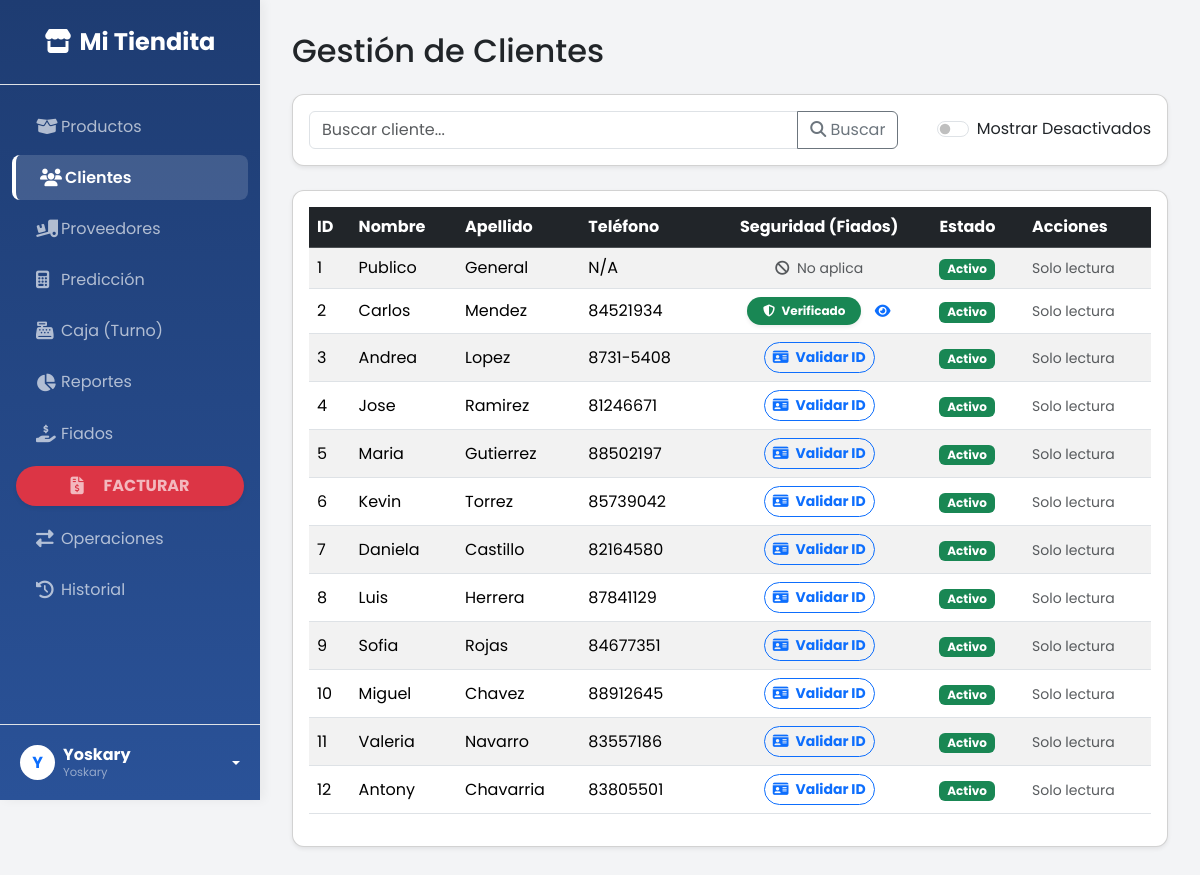
The app's page /clientes/ (signed in) with its own data.
### tienda/models.py (models this page shows, shortened)
class Clientes(models.Model):
    id_cliente = models.IntegerField(db_column='id_cliente', primary_key=True)
    nombre = models.CharField(db_column='nombre', max_length=100)
    apellido = models.CharField(db_column='apellido', max_length=100, blank=True, null=True)
    correo = models.CharField(db_column='correo', max_length=150, blank=True, null=True)
    activo = models.BooleanField(db_column='activo', default=True)
    esocasional = models.BooleanField(db_column='EsOcasional', default=False)
    class Meta:
        managed = True
        db_table = 'Clientes'

class ClienteTelefono(models.Model):
    id_telefonocli = models.AutoField(db_column='id_telefonoCli', primary_key=True)
    id_cliente = models.ForeignKey(Clientes, models.DO_NOTHING, db_column='id_cliente')
    numero_telefono_c = models.CharField(db_column='numero_telefono_C', max_length=20)
    class Meta:
        managed = True
        db_table = 'ClienteTelefono'

### tienda/views.py (the view)
    def wrapper(request, *args, **kwargs):
        if 'user_id' not in request.session:
            return redirect('login')
        return view_func(request, *args, **kwargs)

### tienda/views.py (called while the page is built)
def login_requerido(view_func):
    def wrapper(request, *args, **kwargs):
        if 'user_id' not in request.session:
            return redirect('login')
        return view_func(request, *args, **kwargs)
    return wrapper

### tienda/templates/tienda/clientes.html (shortened to what this page needs)
{% extends 'tienda/base.html' %}
{% block content %}
    <div class="d-flex justify-content-between align-items-center mb-3">
        <h1 class="h2">Gestión de Clientes</h1>
    </div>
    <div class="card shadow-sm mb-4">
        <div class="card-body">
            <form method="GET" action="{% url 'clientes_lista' %}" class="d-flex justify-content-between">
                <div class="input-group" style="width: 70%;">
                    <input type="text" class="form-control" placeholder="Buscar cliente..." name="q" value="{{ search_query }}">
                    <button class="btn btn-outline-secondary" type="submit"><i class="fas fa-search"></i> Buscar</button>
                </div>
                <div class="form-check form-switch align-self-center">
                    <input class="form-check-input" type="checkbox" id="mostrar_desactivados" name="mostrar_desactivados" value="true" {% if mostrando_desactivados %}checked{% endif %} onchange="this.form.submit()">
                    <label class="form-check-label" for="mostrar_desactivados">Mostrar Desactivados</label>
                </div>
            </form>
        </div>
    </div>
    <div class="card shadow-sm">
        <div class="card-body">
            <div class="table-responsive">
                <table class="table table-striped table-hover align-middle">
                    <thead class="table-dark">
                        <tr>
                            <th>ID</th>
                            <th>Nombre</th>
                            <th>Apellido</th>
                            <th>Teléfono</th>
                            <th class="text-center">Seguridad (Fiados)</th>
                            <th>Estado</th>
                            <th>Acciones</th>
                        </tr>
                    </thead>
                    <tbody>
                        {% for c in clientes %}
                        <tr {% if not c.Activo %}class="opacity-50"{% endif %}>
                            <td>{{ c.Id_Cliente }}</td>
                            <td>{% if not c.Activo %}<s>{{ c.Nombre }}</s>{% else %}{{ c.Nombre }}{% endif %}</td>
                            <td>{{ c.Apellido }}</td>
                            <td>{{ c.Telefonos|default:"N/A" }}</td>
                            <td class="text-center">
                                {% if c.Id_Cliente == 1 %}
                                    <span class="text-muted small italic"><i class="fas fa-ban me-1"></i> No aplica</span>
                                {% else %}
                                    {% if c.Tiene_Identidad %}
                                        <span class="badge bg-success py-2 px-3 shadow-sm rounded-pill" title="Cliente apto para solicitar fiados">
                                            <i class="fas fa-shield-alt me-1"></i> Verificado
                                        </span>
                                        <a href="{{ c.foto_frontal }}" target="_blank" class="btn btn-sm btn-link text-primary p-0 ms-2" title="Ver Cédula Frontal"><i class="fas fa-eye"></i></a>
                                    {% else %}
                                        <button type="button" class="btn btn-sm btn-outline-primary rounded-pill fw-bold"
                                                data-bs-toggle="modal"
                                                data-bs-target="#modalSubirIdentidad"
                                                data-client-id="{{ c.Id_Cliente }}"
                                                data-client-name="{{ c.Nombre }} {{ c.Apellido }}">
                                            <i class="fas fa-id-card me-1"></i> Validar ID
                                        </button>
                                    {% endif %}
                                {% endif %}
                            </td>
                            <td>{% if c.Activo %}<span class="badge bg-success">Activo</span>{% else %}<span class="badge bg-danger">Desactivado</span>{% endif %}</td>
                            <td>
                                {% if request.session.user_rol == 'Admin' %}
                                    <a href="{% url 'clientes_editar' c.Id_Cliente %}" class="btn btn-sm btn-warning"><i class="fas fa-edit"></i></a>
                                    {% if c.Activo %}
                                        <button type="button" class="btn btn-sm btn-danger" data-bs-toggle="modal" data-bs-target="#confirmDeleteModal" data-client-id="{{ c.Id_Cliente }}" data-client-name="{{ c.Nombre }} {{ c.Apellido }}"><i class="fas fa-trash"></i></button>
                                    {% else %}
                                        <a href="{% url 'clientes_reactivar' c.Id_Cliente %}" class="btn btn-sm btn-success"><i class="fas fa-check"></i></a>
                                    {% endif %}
                                {% else %}
                                    <span class="text-muted small">Solo lectura</span>
                                {% endif %}
                            </td>
                        </tr>
                        {% empty %}
                        <tr><td colspan="7" class="text-center">No se encontraron clientes.</td></tr>
                        {% endfor %}
                    </tbody>
                </table>
            </div>
        </div>
    </div>
{% endblock %}

### tienda/templates/tienda/base.html (style rules this page uses)
body { font-family: 'Poppins', sans-serif; transition: background-color 0.3s, color 0.3s; }
[data-bs-theme="light"] body { background-color: #f3f4f6; color: #212529; }
.card { border-radius: 12px; box-shadow: 0 4px 6px rgba(0,0,0,0.05); }

### records on screen
Clientes: Nombre "Publico", Apellido "General"
Clientes: Nombre "Carlos", Apellido "Mendez"
ClienteTelefono: Telefonos "84521934"
Clientes: Nombre "Andrea", Apellido "Lopez"
ClienteTelefono: Telefonos "8731-5408"
Clientes: Nombre "Jose", Apellido "Ramirez"
ClienteTelefono: Telefonos "81246671"
Clientes: Nombre "Maria", Apellido "Gutierrez"
ClienteTelefono: Telefonos "88502197"
Clientes: Nombre "Kevin", Apellido "Torrez"
ClienteTelefono: Telefonos "85739042"
Clientes: Nombre "Daniela", Apellido "Castillo"
ClienteTelefono: Telefonos "82164580"
Clientes: Nombre "Luis", Apellido "Herrera"
ClienteTelefono: Telefonos "87841129"
Clientes: Nombre "Sofia", Apellido "Rojas"
ClienteTelefono: Telefonos "84677351"
Clientes: Nombre "Miguel", Apellido "Chavez"
ClienteTelefono: Telefonos "88912645"
Clientes: Nombre "Valeria", Apellido "Navarro"
ClienteTelefono: Telefonos "83557186"
Clientes: Nombre "Antony", Apellido "Chavarria"
ClienteTelefono: Telefonos "83805501"

### other values on screen
{{ request.session.user_nombre|slice:":1"|upper }} "Y"
{{ request.session.user_nombre }} "Yoskary"
{{ request.session.user_rol }} "Yoskary"
{{ c.Id_Cliente }} "1" "2" "3" "4" "5" "6" "7" "8" "9" "10" "11" "12"
{{ c.Telefonos|default:"N/A" }} "N/A"
